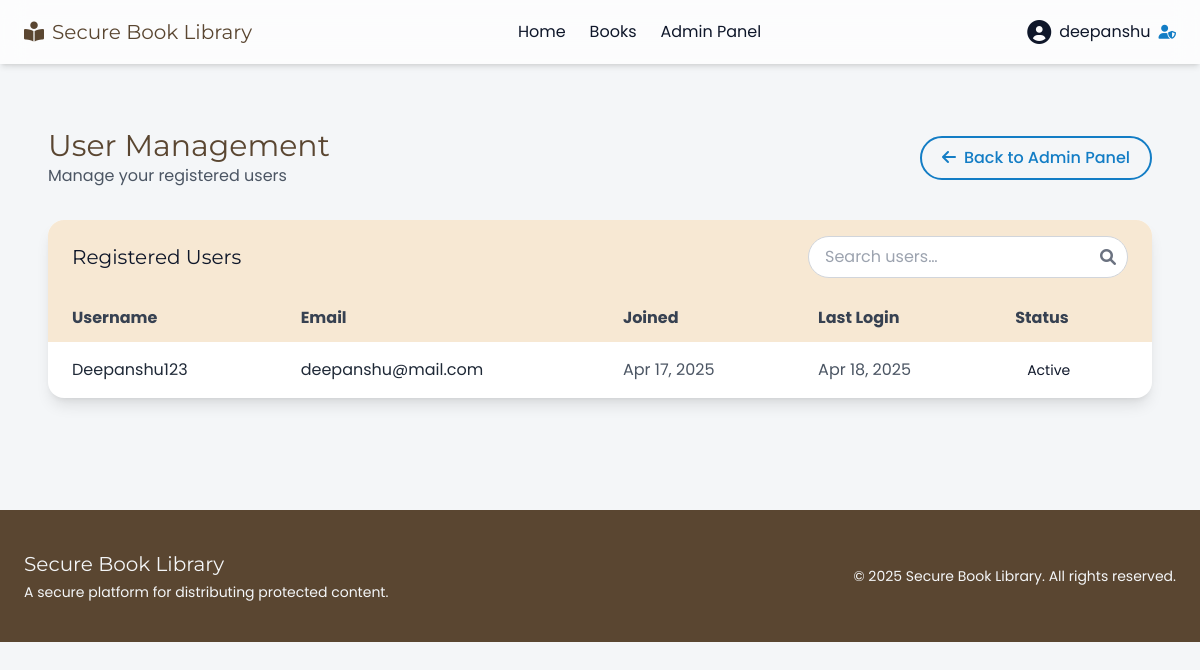
Screenshot of /books/admin-panel/users/ (signed in) with the database file from the repository.
### accounts/models.py (models this page shows)
class User(AbstractUser):
    is_admin = models.BooleanField(default=False)

### books/views.py (the view)
# urls.py: path('admin-panel/users/', views.UserManagementView.as_view(), name='user_management'),
class UserManagementView(AdminRequiredMixin, ListView):
    model = User
    template_name = 'books/user_management.html'
    context_object_name = 'users'
    def get_queryset(self):
        return User.objects.filter(is_admin=False)

### books/views.py (called while the page is built)
    def test_func(self):
        return self.request.user.is_authenticated and self.request.user.is_admin

### templates/books/user_management.html (shortened to what this page needs)
{% extends 'base.html' %}
{% block content %}
<section class="bg-light py-16">
  <div class="max-w-6xl mx-auto px-6">
    <div class="flex justify-between items-center mb-8">
      <div>
        <h2 class="font-heading text-3xl text-primary">User Management</h2>
        <p class="font-body text-gray-600">Manage your registered users</p>
      </div>
      <a href="{% url 'admin_panel' %}"
         class="font-medium px-5 py-2 border-2 border-secondary text-secondary rounded-full hover:bg-secondary hover:text-white transition">
        <i class="fas fa-arrow-left mr-2"></i>Back to Admin Panel
      </a>
    </div>
    <div class="bg-white rounded-2xl shadow-lg overflow-hidden">
      <div class="flex justify-between items-center bg-neutral px-6 py-4">
        <h3 class="font-heading text-xl text-dark">Registered Users</h3>
        <div class="relative max-w-xs">
          <input id="userSearch"
                 type="text"
                 placeholder="Search users…"
                 class="w-full pl-4 pr-10 py-2 rounded-full border border-gray-300 focus:outline-none focus:ring-2 focus:ring-secondary">
          <i class="fas fa-search absolute right-3 top-1/2 transform -translate-y-1/2 text-gray-500"></i>
        </div>
      </div>
      {% if users %}
      <div class="overflow-x-auto">
        <table id="usersTable" class="min-w-full text-left">
          <thead class="bg-neutral">
            <tr>
              <th class="px-6 py-3 font-body text-gray-700">Username</th>
              <th class="px-6 py-3 font-body text-gray-700">Email</th>
              <th class="px-6 py-3 font-body text-gray-700">Joined</th>
              <th class="px-6 py-3 font-body text-gray-700">Last Login</th>
              <th class="px-6 py-3 font-body text-gray-700">Status</th>
            </tr>
          </thead>
          <tbody class="divide-y divide-gray-200">
            {% for u in users %}
            <tr class="hover:bg-neutral/50 transition">
              <td class="px-6 py-4 font-body text-gray-800">{{ u.username }}</td>
              <td class="px-6 py-4 font-body text-gray-800">{{ u.email }}</td>
              <td class="px-6 py-4 font-body text-gray-600">{{ u.date_joined|date:"M d, Y" }}</td>
              <td class="px-6 py-4 font-body text-gray-600">{{ u.last_login|date:"M d, Y" }}</td>
              <td class="px-6 py-4">
                {% if u.is_active %}
                <span class="px-3 py-1 bg-success/10 text-success rounded-full text-sm">Active</span>
                {% else %}
                <span class="px-3 py-1 bg-danger/10 text-danger rounded-full text-sm">Inactive</span>
                {% endif %}
              </td>
            </tr>
            {% endfor %}
          </tbody>
        </table>
      </div>
      {% else %}
      <div class="py-20 text-center text-gray-500">
        <i class="fas fa-users text-6xl mb-4"></i>
        <h3 class="font-heading text-2xl mb-2">No Registered Users</h3>
        <p class="font-body">When someone signs up, they’ll appear here.</p>
      </div>
      {% endif %}
    </div>
  </div>
</section>
{% endblock %}

### templates/base.html (shortened to what this page needs)
<!DOCTYPE html>
<html lang="en">
<head>
  <script src="https://cdn.tailwindcss.com"></script>
  <link rel="stylesheet" href="https://cdnjs.cloudflare.com/ajax/libs/font-awesome/6.0.0/css/all.min.css" />
</head>
<body class="bg-light text-dark font-body">
<nav class="bg-white/70 backdrop-blur-md shadow-md sticky top-0 z-50">
  <div class="max-w-7xl mx-auto px-6 py-4 flex justify-between items-center">
    <a href="{% url 'home' %}" class="flex items-center space-x-2 font-heading text-xl text-primary">
      <i class="fas fa-book-reader"></i>
      <span>Secure Book Library</span>
    </a>
    <div class="hidden md:flex items-center space-x-6 font-body">
      <a href="{% url 'home' %}" class="hover:text-secondary transition">Home</a>
      <a href="{% url 'book_list' %}" class="hover:text-secondary transition">Books</a>
      {% if user.is_authenticated and user.is_admin %}
        <a href="{% url 'admin_panel' %}" class="hover:text-secondary transition">Admin Panel</a>
      {% endif %}
    </div>
    <div class="hidden md:flex items-center space-x-4 font-body">
      {% if user.is_authenticated %}
      <div x-data="{ open: false }" class="relative">
        <button @click="open = !open" @click.away="open = false" class="flex items-center space-x-2">
          <i class="fas fa-user-circle text-2xl"></i>
          <span>{{ user.username }}</span>
          {% if user.is_admin %}
            <i class="fas fa-user-shield text-sm text-secondary" title="Admin"></i>
          {% endif %}
        </button>
      </div>
      {% else %}
        <a href="{% url 'login' %}" class="hover:text-secondary transition">Login</a>
        <a href="{% url 'signup' %}" class="hover:text-secondary transition">Sign Up</a>
      {% endif %}
    </div>
  </div>
</nav>
  {% block content %}{% endblock %}
  <footer class="bg-primary text-light py-10 mt-12">
    <div class="max-w-7xl mx-auto px-6 flex flex-col md:flex-row justify-between items-center">
      <div class="text-center md:text-left">
        <h5 class="font-heading text-xl">Secure Book Library</h5>
        <p class="mt-1 text-sm">A secure platform for distributing protected content.</p>
      </div>
      <p class="mt-4 md:mt-0 text-sm">&copy; {% now "Y" %} Secure Book Library. All rights reserved.</p>
    </div>
  </footer>
</body>
</html>

### rows the page displays
User: username "deepanshu"
User: username "Deepanshu123", email "deepanshu@mail.com", date_joined "Apr 17, 2025", last_login "Apr 18, 2025", is_active "Active"
